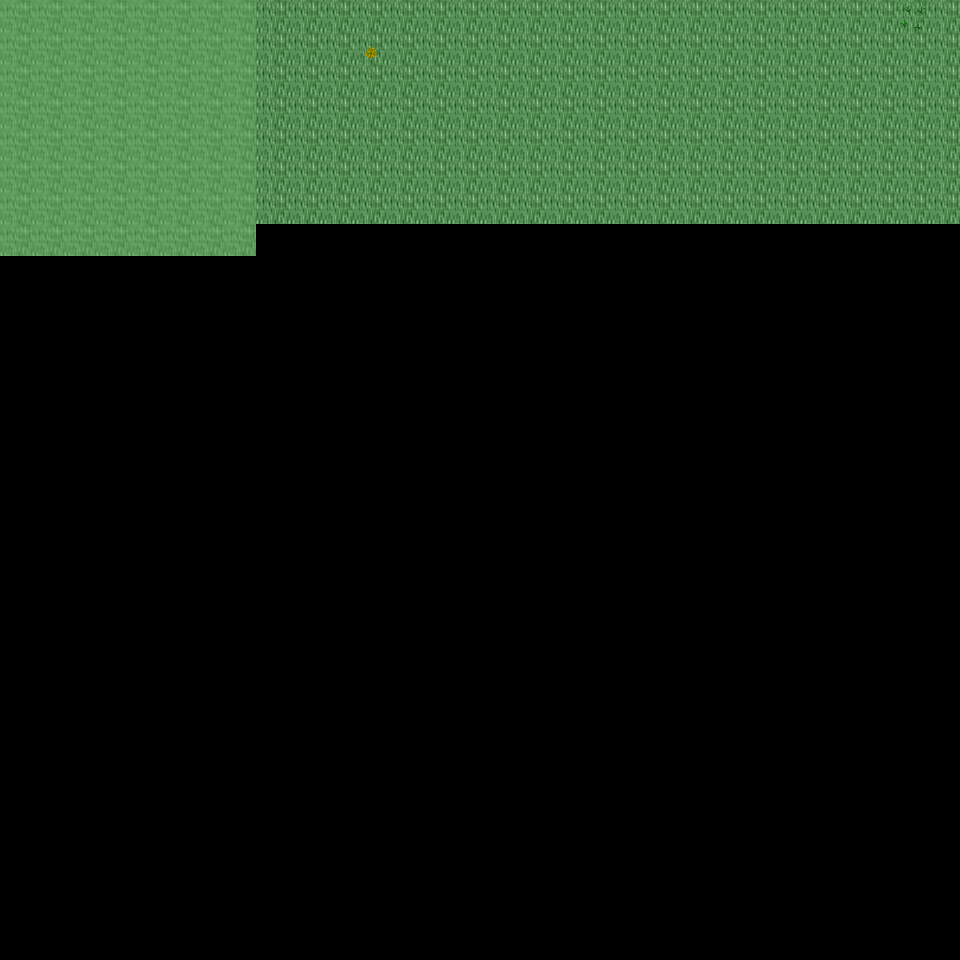

Tiled map render using the project's own tile images. Description and the map definition, with tile-layer contents summarised, below:
An orthogonal 30x30 tile map with 32x32 px tiles, 6 tile layers (Ground, Object, Object2, Above, ...), 28 tilesets and 2 objects (2x mapExit).

<map version="1.0" orientation="orthogonal" renderorder="right-down" width="30" height="30" tilewidth="32" tileheight="32" nextobjectid="3">
  <tileset firstgid="1" name="tileset_ground_ground" tilewidth="32" tileheight="32" tilecount="33" columns="3">
    <image source="../drawable/tileset_ground_ground.png" width="96" height="352" />
  </tileset>
  <tileset firstgid="34" name="tileset_ground_water_pool" tilewidth="32" tileheight="32" tilecount="72" columns="3">
    <image source="../drawable/tileset_ground_water_pool.png" width="96" height="768" />
  </tileset>
  <tileset firstgid="106" name="tileset_plant_flower_daisy_red" tilewidth="32" tileheight="32" tilecount="8" columns="2">
    <image source="../drawable/tileset_plant_flower_daisy_red.png" width="64" height="128" />
  </tileset>
  <tileset firstgid="114" name="tileset_plant_flower_daisy_white" tilewidth="32" tileheight="32" tilecount="8" columns="2">
    <image source="../drawable/tileset_plant_flower_daisy_white.png" width="64" height="128" />
  </tileset>
  <tileset firstgid="122" name="tileset_plant_flower_daisy_yellow" tilewidth="32" tileheight="32" tilecount="8" columns="2">
    <image source="../drawable/tileset_plant_flower_daisy_yellow.png" width="64" height="128" />
  </tileset>
  <tileset firstgid="130" name="tileset_plant_flower_daisy_blue" tilewidth="32" tileheight="32" tilecount="8" columns="2">
    <image source="../drawable/tileset_plant_flower_daisy_blue.png" width="64" height="128" />
  </tileset>
  <tileset firstgid="138" name="tileset_plant_grasses" tilewidth="32" tileheight="32" tilecount="6" columns="3">
    <image source="../drawable/tileset_plant_grasses.png" width="96" height="64" />
  </tileset>
  <tileset firstgid="144" name="tileset_plant_tree_tree_darkgreen" tilewidth="32" tileheight="32" tilecount="88" columns="8">
    <image source="../drawable/tileset_plant_tree_tree_darkgreen.png" width="256" height="352" />
  </tileset>
  <tileset firstgid="232" name="tileset_ground_grass_edges" tilewidth="32" tileheight="32" tilecount="36" columns="12">
    <image source="../drawable/tileset_ground_grass_edges.png" width="384" height="96" />
  </tileset>
  <tileset firstgid="268" name="tileset_ground_grass_corners" tilewidth="32" tileheight="32" tilecount="24" columns="6">
    <image source="../drawable/tileset_ground_grass_corners.png" width="192" height="128" />
  </tileset>
  <tileset firstgid="292" name="tileset_furniture_table_long_side_on_pale" tilewidth="32" tileheight="32" tilecount="3" columns="3">
    <image source="../drawable/tileset_furniture_table_long_side_on_pale.png" width="96" height="32" />
  </tileset>
  <tileset firstgid="295" name="tileset_plant_stump_stump_brown" tilewidth="32" tileheight="32" tilecount="4" columns="2">
    <image source="../drawable/tileset_plant_stump_stump_brown.png" width="64" height="64" />
  </tileset>
  <tileset firstgid="299" name="tileset_item_sign_large" tilewidth="32" tileheight="32" tilecount="15" columns="5">
    <image source="../drawable/tileset_item_sign_large.png" width="160" height="96" />
  </tileset>
  <tileset firstgid="314" name="tileset_plant_stump_small_stump" tilewidth="32" tileheight="32" tilecount="4" columns="2">
    <image source="../drawable/tileset_plant_stump_small_stump.png" width="64" height="64" />
  </tileset>
  <tileset firstgid="318" name="tileset_building_wall_bricked_edges" tilewidth="32" tileheight="32" tilecount="25" columns="5">
    <image source="../drawable/tileset_building_wall_bricked_edges.png" width="160" height="160" />
  </tileset>
  <tileset firstgid="343" name="tileset_logic_creature_orc" tilewidth="32" tileheight="32" tilecount="6" columns="6">
    <image source="../drawable/tileset_logic_creature_orc.png" width="192" height="32" />
  </tileset>
  <tileset firstgid="349" name="tileset_logic_creature_animal" tilewidth="32" tileheight="32" tilecount="32" columns="8">
    <image source="../drawable/tileset_logic_creature_animal.png" width="256" height="128" />
  </tileset>
  <tileset firstgid="381" name="tileset_logic_item_resources" tilewidth="32" tileheight="32" tilecount="6" columns="6">
    <image source="../drawable/tileset_logic_item_resources.png" width="192" height="32" />
  </tileset>
  <tileset firstgid="387" name="tileset_logic_creature_golem" tilewidth="32" tileheight="32" tilecount="4" columns="4">
    <image source="../drawable/tileset_logic_creature_golem.png" width="128" height="32" />
  </tileset>
  <tileset firstgid="391" name="tileset_logic_collision" tilewidth="32" tileheight="32" tilecount="1" columns="1">
    <image source="../drawable/tileset_logic_collision.png" width="32" height="32" />
  </tileset>
  <tileset firstgid="392" name="tileset_object_boat" tilewidth="32" tileheight="32" tilecount="42" columns="6">
    <image source="../drawable/tileset_object_boat.png" width="192" height="224" />
  </tileset>
  <tileset firstgid="434" name="tileset_furniture_table_long_front_on_pale" tilewidth="32" tileheight="32" tilecount="3" columns="1">
    <image source="../drawable/tileset_furniture_table_long_front_on_pale.png" width="32" height="96" />
  </tileset>
  <tileset firstgid="437" name="tileset_ground_green_paving" tilewidth="32" tileheight="32" tilecount="18" columns="3">
    <image source="../drawable/tileset_ground_green_paving.png" width="96" height="192" />
  </tileset>
  <tileset firstgid="455" name="tileset_logic_protection" tilewidth="32" tileheight="32" tilecount="2" columns="2">
    <image source="../drawable/tileset_logic_protection.png" width="64" height="32" />
  </tileset>
  <tileset firstgid="457" name="tileset_furniture_bed_double_peach" tilewidth="32" tileheight="32" tilecount="8" columns="2">
    <image source="../drawable/tileset_furniture_bed_double_peach.png" width="64" height="128" />
  </tileset>
  <tileset firstgid="465" name="tileset_furniture_bed_double_red" tilewidth="32" tileheight="32" tilecount="8" columns="2">
    <image source="../drawable/tileset_furniture_bed_double_red.png" width="64" height="128" />
  </tileset>
  <tileset firstgid="473" name="tileset_logic_creature_undead_skeleton" tilewidth="32" tileheight="32" tilecount="6" columns="6">
    <image source="../drawable/tileset_logic_creature_undead_skeleton.png" width="192" height="32" />
  </tileset>
  <tileset firstgid="479" name="tileset_logic_creature_undead_specter" tilewidth="32" tileheight="32" tilecount="6" columns="6">
    <image source="../drawable/tileset_logic_creature_undead_specter.png" width="192" height="32" />
  </tileset>
  <layer name="Ground" width="30" height="30">
    <data>[900 cells, 218 non-empty, 2 distinct tile ids]</data>
  </layer>
  <layer name="Object" width="30" height="30">
    <data>[900 cells, 2 non-empty, 2 distinct tile ids]</data>
  </layer>
  <layer name="Object2" width="30" height="30">
    <data>[900 cells, 0 non-empty, 0 distinct tile ids]</data>
  </layer>
  <layer name="Above" width="30" height="30">
    <data>[900 cells, 0 non-empty, 0 distinct tile ids]</data>
  </layer>
  <layer name="Above2" width="30" height="30">
    <data>[900 cells, 0 non-empty, 0 distinct tile ids]</data>
  </layer>
  <layer name="Walkable" width="30" height="30">
    <data>[900 cells, 64 non-empty, 1 distinct tile ids]</data>
  </layer>
  <objectgroup name="MapEvents">
    <object id="1" name="north" type="mapExit" x="256" y="0" width="704" height="32">
      <properties>
        <property name="map" value="level_0_x208_y79" />
        <property name="x" value="8" />
        <property name="y" value="28" />
      </properties>
    </object>
    <object id="2" name="west" type="mapExit" x="0" y="256" width="32" height="704">
      <properties>
        <property name="map" value="level_0_x207_y80" />
        <property name="x" value="28" />
        <property name="y" value="8" />
      </properties>
    </object>
  </objectgroup>
</map>
